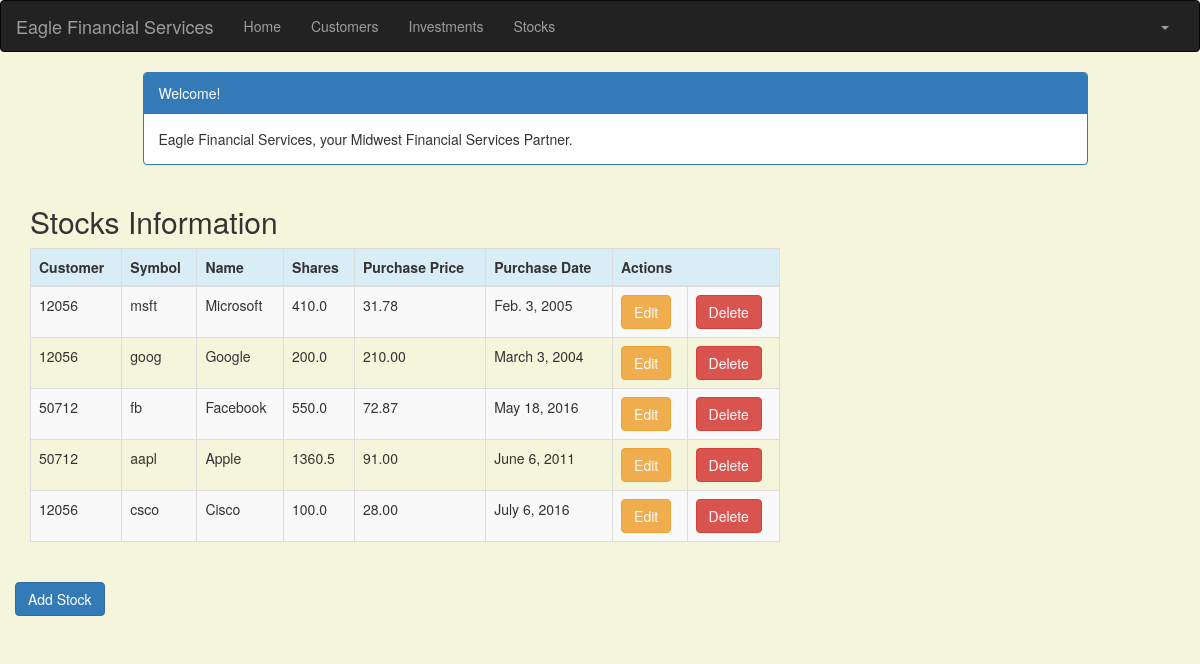
The page /stock/ (signed in) on the database its author committed.
### portfolio/models.py (models this page shows, shortened)
class Stock(models.Model):
    customer = models.ForeignKey(Customer, related_name='stocks')
    symbol = models.CharField(max_length=10)
    name = models.CharField(max_length=50)
    shares = models.DecimalField (max_digits=10, decimal_places=1)
    purchase_price = models.DecimalField(max_digits=10, decimal_places=2)
    purchase_date = models.DateField(default=timezone.now, blank=True, null=True)

class Customer(models.Model):
    name = models.CharField(max_length=50)
    address = models.CharField(max_length=200)
    cust_number = models.IntegerField(blank=False, null=False)
    city = models.CharField(max_length=50)
    state = models.CharField(max_length=50)
    zipcode = models.CharField(max_length=10)
    email = models.EmailField(max_length=200)
    cell_phone = models.CharField(max_length=50)
    created_date = models.DateTimeField(
        default=timezone.now)
    updated_date = models.DateTimeField(auto_now_add=True)
    def __str__(self):
        return str(self.cust_number)

### portfolio/views.py (the view)
# urls.py: url(r'^stock/$', views.stock_list, name='stock_list'),
@login_required
def stock_list(request):
   stocks = Stock.objects.filter(purchase_date__lte=timezone.now())
   return render(request, 'portfolio/stock_list.html', {'stocks': stocks})

### portfolio/templates/portfolio/stock_list.html (shortened to what this page needs)
{% extends 'portfolio/base.html' %}
{% block content %}
    <!DOCTYPE html>
    <html>
    <head>
        <link rel="stylesheet" href="https://maxcdn.bootstrapcdn.com/bootstrap/3.3.4/css/bootstrap.min.css">
    </head>
    <body>
    <div class="container">
        <div class="row">
            <div class="col-md-10 col-md-offset-1">
                <div class="panel panel-primary">
                    <div class="panel-heading">Welcome!</div>
                    <div class="panel-body">
                        Eagle Financial Services, your Midwest Financial Services Partner.
                    </div>
                </div>
            </div>
        </div>
    </div>
    <div class="row">
        <h2 style="padding-left: 15Px">Stocks Information</h2>
    </div>
    <div>
        <table class="table table-striped table-bordered table-hover">
            <thead>
            <tr class="bg-info">
                <th>Customer</th>
                <th>Symbol</th>
                <th>Name</th>
                <th>Shares</th>
                <th>Purchase Price</th>
                <th>Purchase Date</th>
                <th colspan="3">Actions</th>
            </tr>
            </thead>
            <tbody>
            {% for stock in stocks %}
                <tr>
                    <td>{{ stock.customer }}</td>
                    <td>{{ stock.symbol }}</td>
                    <td>{{ stock.name }}</td>
                    <td>{{ stock.shares }}</td>
                    <td>{{ stock.purchase_price }}</td>
                    <td>{{ stock.purchase_date }}</td>
                    <td><a href="{% url 'portfolio:stock_edit' pk=stock.pk %}"
                           class="btn btn-warning">Edit</a></td>
                    <td><a href="{% url 'portfolio:stock_delete' pk=stock.pk %}"
                           onclick="return confirm('Are you sure you want to delete?')"
                           class="btn btn-danger">Delete</a>
                    </td>
                </tr>
            {% endfor %}
            </tbody>
        </table>
     <div class="row">
            <a href="{% url 'portfolio:stock_new' %}" class="row"><span
                    class="btn btn-primary">Add Stock</span></a>
        </div>
    </div>
    </body>
    </html>
{% endblock %}

### portfolio/templates/portfolio/base.html (shortened to what this page needs)
{% load staticfiles %}
<!DOCTYPE html>
<html lang="en">
<head>
    <link rel="stylesheet" href="https://maxcdn.bootstrapcdn.com/bootstrap/3.3.7/css/bootstrap.min.css">
</head>
<body id="app-layout">
<nav class="navbar navbar-inverse">
    <div class="container-fluid">
        <div class="navbar-header">
            <a class="navbar-brand" href="/">
                Eagle Financial Services
            </a>
        </div>
        <div class="collapse navbar-collapse" id="myNavbar">
            <ul class="nav navbar-nav">
                <li><a href="{% url 'portfolio:home' %}">Home</a></li>
                <li><a href="{% url 'portfolio:customer_list' %}">Customers</a></li>
                <li><a href="{% url 'portfolio:investment_list' %}">Investments</a></li>
                <li><a href="{% url 'portfolio:stock_list' %}">Stocks</a></li>
            </ul>
            <ul class="nav navbar-nav navbar-right">
                {% if user.is_authenticated %}
                    <li class="dropdown">
                        <a href="#" class="dropdown-toggle" data-toggle="dropdown" role="button" aria-expanded="false">
                            <span class="caret"></span>
                        </a>
                    </li>
                {% else %}
                    <li><a href="{% url 'login' %}"><span class="glyphicon glyphicon-log-in"></span> Login</a></li>
                {% endif %}
            </ul>
        </div>
    </div>
</nav>
<div class="content container">
    <div class="row">
        <div class="col-md-8">
            {% block content %}{% endblock %}
        </div>
    </div>
</body>
</html>

### portfolio/templates/portfolio/base.html (style rules this page uses)
.navbar { margin-bottom: 0; border-radius: 0; }

### portfolio/templates/portfolio/stock_list.html (style rules this page uses)
body { background-color: beige; }

### rows shown on the page
Stock: customer "12056", symbol "msft", name "Microsoft", shares "410.0", purchase_price "31.78", purchase_date "Feb. 3, 2005"
Stock: customer "12056", symbol "goog", name "Google", shares "200.0", purchase_price "210.00", purchase_date "March 3, 2004"
Stock: customer "50712", symbol "fb", name "Facebook", shares "550.0", purchase_price "72.87", purchase_date "May 18, 2016"
Stock: customer "50712", symbol "aapl", name "Apple", shares "1360.5", purchase_price "91.00", purchase_date "June 6, 2011"
Stock: customer "12056", symbol "csco", name "Cisco", shares "100.0", purchase_price "28.00", purchase_date "July 6, 2016"
